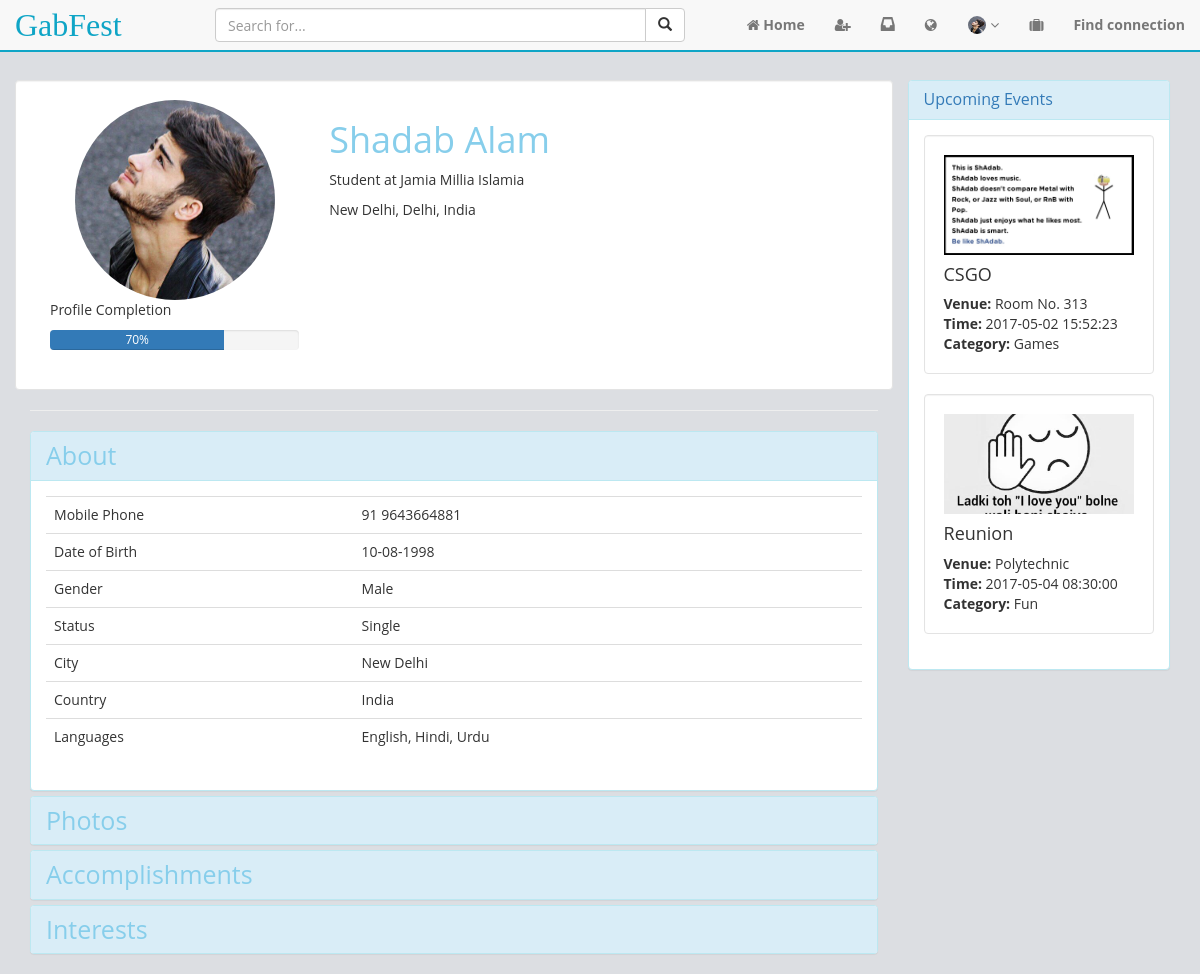
Screenshot of /components/profile.php (signed in) with the database file from the repository.
### tables this page shows
CREATE TABLE `events` (
  `eid` int(11) NOT NULL,
  `title` varchar(30) NOT NULL,
  `time` timestamp NOT NULL,
  `venue` varchar(100) NOT NULL,
  `e_image` varchar(200) NOT NULL,
  `category` varchar(30) NOT NULL
);

### components/profile.php (the view, shortened to what this page needs)
<!DOCTYPE html>
<html>
<head>
<link rel="stylesheet" type="text/css" href="../bootstrap-3.3.6-dist/css/bootstrap.min.css">
<link rel="stylesheet" type="text/css" href="../bootstrap-3.3.6-dist/font-awesome-4.7.0/css/font-awesome.css">
<link rel="stylesheet" type="text/css" href="../css/main.css">
</head>
<body>
	<?php
		include "changePhoto.html";
	?>
	<div class="container">
		<div class="row">
			<div class="col-md-9">
				<div class="row well">
					<div class="col-md-4">
			        	<?php
			        	if(isset($_SESSION['src']))
				        	$dp = $_SESSION['src'];
				        else
				        	$dp = 'actions/uploads/temp.png';
			        	?>
						<div class="user-pic" style="background-image: url('../<?php echo $dp; ?>')">
						</div>
						<p>Profile Completion</p>
						<div class="progress">
							<div class="progress-bar" role="progressbar" aria-valuenow="70" aria-valuemin="0" aria-valuemax="100" style="width:70%"> 70%</div>
						</div>
					</div>
					<div class="col-md-8">
						<h1 style="color:skyblue;"><?php echo isset($_SESSION['fname']) ? $_SESSION['fname']." ". $_SESSION['lname']: "Dummy User"; ?></h1>
						<?php
						if(isset($_SESSION['workplace']))
							$h_info = $_SESSION['headline']." at ".$_SESSION['workplace'];
						else
							$h_info = $_SESSION['headline'];
						?>
						<p><?php echo $h_info ?></p>
						<p>New Delhi, Delhi, India</p>
					</div>
				</div>
				<hr>
				<div class="panel-group" id="accordion">
					<div class="panel panel-info">
						<div class="panel-heading">
							<h4 class="panel-title">
								<a data-toggle="collapse" data-parent="#accordion" href="#collapse1" style="color:skyblue; font-size: 25px;">About</a>
							</h4>
						</div>
						<div id="collapse1" class="panel-collapse collapse in">
							<div class="panel-body">
								<table class="table">
									<tbody>
 										<tr>
											<td>Mobile Phone</td>
											<td id="mobile"><?php echo $_SESSION['mobile']; ?></td>
											<td><i class="fa fa-pencil" onclick="editField('mobile', this)"></i></td>
										</tr>
										<tr>
											<td>Date of Birth</td>
											<td id="dob"><?php echo $_SESSION['dob']; ?></td>
											<td><i class="fa fa-pencil" onclick="editField('dob', this)"></i></td>
										</tr>
										<tr>
											<td>Gender</td>
											<td id="gender"><?php echo $_SESSION['gender']; ?></td>
											<td><i class="fa fa-pencil" onclick="editField('gender', this)"></i></td>
										</tr>
										<tr>
											<td>Status</td>
												<?php
												if (isset($_SESSION['status'])) {
														$u_status = $_SESSION['status'];
												}
												else
													$u_status = ' ';
												?>
											<td id="status"><?php echo $u_status; ?></td>
											<td><i class="fa fa-pencil" onclick="editField('status', this)"></i></td>
										</tr>
										<tr>
											<td>City</td>
											<td id="city"><?php echo $_SESSION['city']; ?></td>
											<td><i class="fa fa-pencil" onclick="editField('city', this)"></i></td>
										</tr>
										<tr>
											<td>Country</td>
											<td id="country"><?php echo $_SESSION['country']; ?></td>
											<td><i class="fa fa-pencil" onclick="editField('country', this)"></i></td>
										</tr>
										<tr>
											<td>Languages</td>
											<td id="lang">English, Hindi, Urdu</td>
											<td><i class="fa fa-pencil" onclick="editField('lang', this)"></i></td>
										</tr>
									</tbody>
								</table>
							</div>
						</div>
					</div>
					<div class="panel panel-info">
						<div class="panel-heading">
							<h4 class="panel-title">
								<a data-toggle="collapse" data-parent="#accordion" href="#collapse2" style="color:skyblue; font-size: 25px;">Photos</a>
							</h4>
						</div>
					</div>
					<div class="panel panel-info">
			    		<div class="panel-heading">
			    			<h4 class="panel-title">
			        			<a data-toggle="collapse" data-parent="#accordion" href="#collapse3" style="color:skyblue; font-size: 25px;">Accomplishments</a>
							</h4>
						</div>
					</div>
					<div class="panel panel-info">
			    		<div class="panel-heading">
			    			<h4 class="panel-title">
			        			<a data-toggle="collapse" data-parent="#accordion" href="#collapse3" style="color:skyblue; font-size: 25px;">Interests</a>
							</h4>
						</div>
					</div>
				</div>
			</div>
			<div class="col-md-3">
				<div class="panel panel-info">
					<div class="panel-heading">
						<a href="events.php"><h4 class="panel-title">Upcoming Events</h4></a>
					</div>
					<div class="panel-body">
						<div>
							<?php
								include 'all-events.php';
							?>
						</div>
					</div>
				</div>
			</div>
		</div>
	</div>
</body>
</html>

### components/all-events.php
<?php
$conn = mysqli_connect("localhost", "root", "", "connecton");
$sql = "SELECT title, venue, e_image, time, category FROM events";
$result = mysqli_query($conn, $sql);
if ($result) {
	$num = mysqli_num_rows($result);
	for ($i=0; $i < $num; $i++) {
		$row = mysqli_fetch_assoc($result);
		echo "<div class='well'>
			<div class='event-image' style='background-image: url(\"../".$row['e_image']."\")'></div>
			<h4>".$row['title']."</h4>
			<b>Venue: </b>".$row['venue']."<br>
			<b>Time: </b>".$row['time']."<br>
			<b>Category: </b>".$row['category']."
		</div>";
	}
}
?>

### css/main.css (style rules this page uses)
body, h1, h2, h3, h4, h5 { font-family: "Open Sans", sans-serif; }
.navbar { margin-bottom: 0px; }
.navbar-nav { font-weight: bolder; }
.navbar-default { border-radius: 0px; border: none; border-bottom: solid #0fa5c6 2px; }
.navbar-brand { font-family: "Script MT"; color: #0fa5c6 !important; font-size: 32px; }
.well { background-color: #fff; }
body { background-color: #dcdee2; }
.shift-left { float: left!important; }
.event-image { width: 100%; height: 100px; background-position: 50%; background-size: cover; }
.user-pic { margin: 0 auto; width: 200px; height: 200px; border-radius: 50%; background-position: 50%; background-size: cover; position: relative; overflow: hidden; }

### rows the page displays
events: e_image (picture), title "CSGO", venue "Room No. 313", time "2017-05-02 15:52:23", category "Games"
events: e_image (picture), title "Reunion", venue "Polytechnic", time "2017-05-04 08:30:00", category "Fun"

### other values shown
$_SESSION['fname'] "Shadab"
$_SESSION['lname'] "Alam"
$h_info "Student at Jamia Millia Islamia"
$_SESSION['mobile'] "91 9643664881"
$_SESSION['dob'] "10-08-1998"
$_SESSION['gender'] "Male"
$u_status "Single"
$_SESSION['city'] "New Delhi"
$_SESSION['country'] "India"
